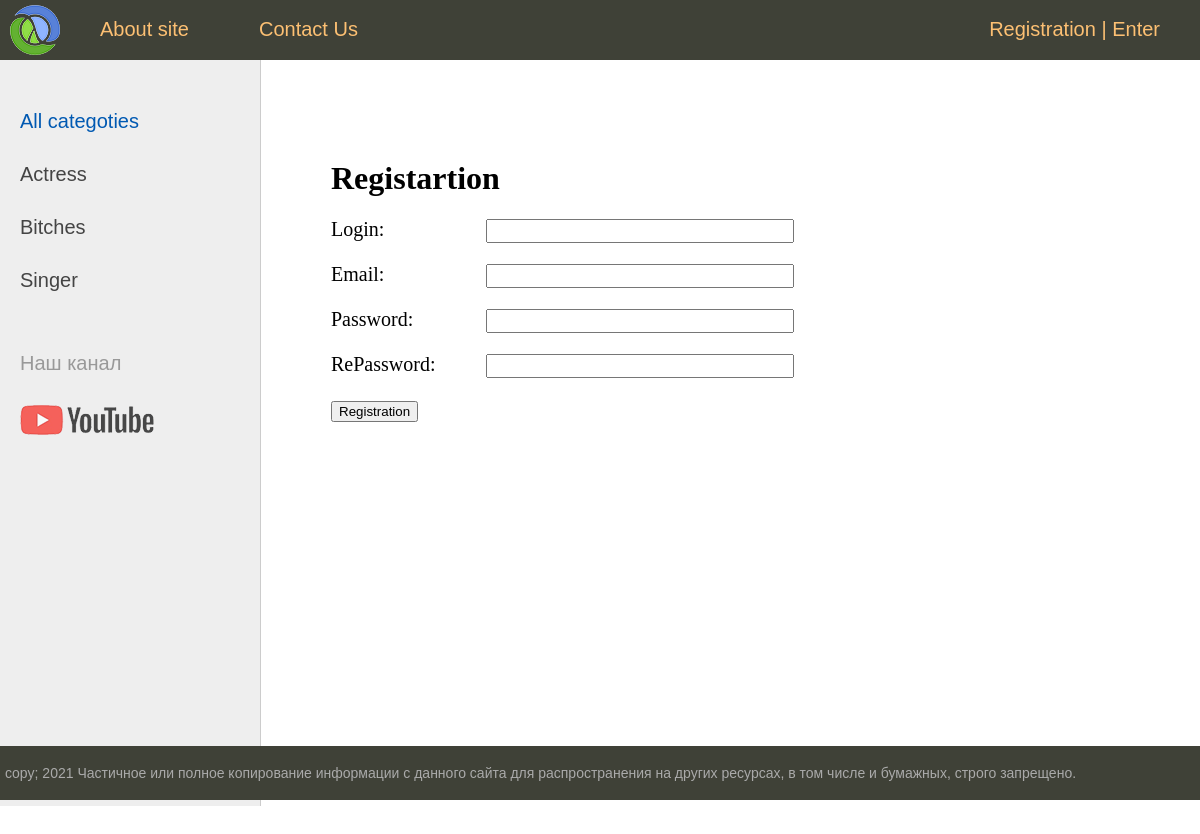
/register/, run on an earlier commit of the app's database.
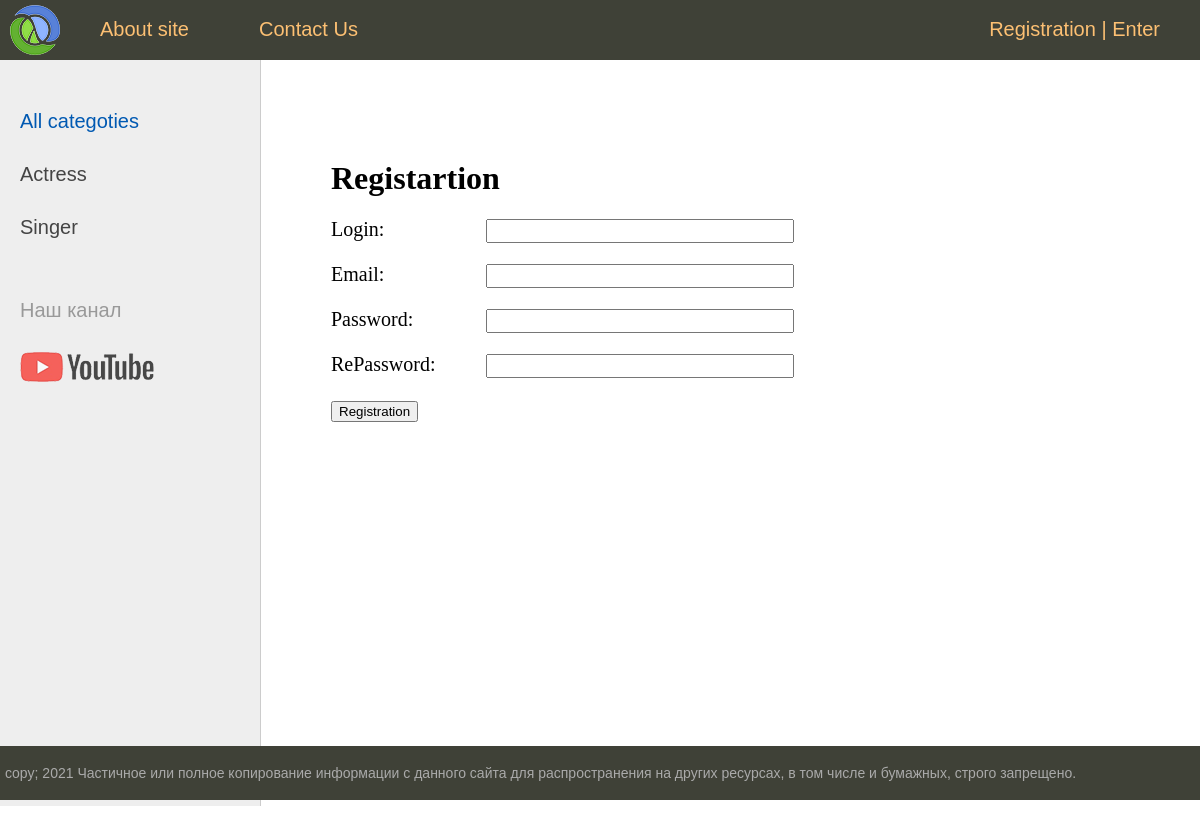
And on a later commit of the database.
### women/models.py (models this page shows)
class Category(models.Model):
    name = models.CharField(max_length=180, db_index=True)
    slug = models.SlugField(max_length=255, unique=True, db_index=True, verbose_name="URL")
    def __str__(self):
        return self.name
    def get_absolute_url(self):
        return reverse("category", kwargs={"cat_slug": self.slug})

### women/views.py (the view, shortened to what this page needs)
# urls.py: path("register/", RegisterUser.as_view(), name="register"),
class RegisterUser(DataMixin, CreateView):
    form_class = RegisterUserForm
    template_name = 'women/register.html'
    success_url = reverse_lazy('login')
    def get_context_data(self, **kwargs):
        context = super().get_context_data(**kwargs)
        c_def = self.get_user_context(title='Registartion')
        return context | c_def

### women/forms.py
class RegisterUserForm(UserCreationForm):
    username = forms.CharField(label='Login', widget=forms.TextInput(attrs={'class': 'form-input'}))
    email = forms.EmailField(label='Email', widget=forms.EmailInput(attrs={'class': 'form-input'}))
    password1 = forms.CharField(label='Password', widget=forms.PasswordInput(attrs={'class': 'form-input'}))
    password2 = forms.CharField(label='RePassword', widget=forms.PasswordInput(attrs={'class': 'form-input'}))
    class Meta:
        model = User
        fields = ('username','email', 'password1', 'password2')

### women/utils.py (called while the page is built)
    def get_user_context(self, **kwargs):
        context = kwargs
        cats = Category.objects.annotate(Count('get_posts'))
        user_menu = menu.copy()
        if not self.request.user.is_authenticated:# type: ignore
             user_menu.pop(1)
        context['menu'] = user_menu
        context['cats'] = cats
        if 'cat_selected' not in context:
            context['cat_selected'] = 0
        print("Context: ", context)
        return context

### women/templates/women/register.html (shortened to what this page needs)
{% extends "women/base.html" %}
{% block content %}
    <h1>{{ title }}</h1>
    <form method="post">
        {% for f in form %}
            <p>
                <label class="form-label" for="{{ f.id_for_label }}">{{ f.label }}:</label>
                {{ f }}
            </p>
        {% endfor %}
        <button type="submit">Registration</button>
    </form>
{% endblock content %}

### women/templates/women/base.html (shortened to what this page needs)
{% load static %}
<!DOCTYPE html>
<html lang="en">
    <head>
        <link type="text/css"
              href="{% static 'women/css/styles.css' %}"
              rel="stylesheet"/>
    </head>
    <body>
        <table class="table-page" border=0 cellpadding="0" cellspacing="0">
            <tr>
                <td valign=top>
                    {% include "women/menu.html" %}
                    <table class="table-content" border=0 cellpadding="0" cellspacing="0">
                        <tr>
                            <td valign="top" class="left-chapters">
                                <ul id="leftchapters">
                                    {% if cat_selected == 0 %}
                                        <li class="selected">All categoties</li>
                                    {% else %}
                                        <li>
                                            <a href="{% url 'home' %}">All categoties</a>
                                        </li>
                                    {% endif %}
                                    {% for c in cats %}
                                        {% if c.get_posts__count > 0 %}
                                            {% if c.pk == cat_selected %}
                                                <li class="selected">{{ c.name }}</li>
                                            {% else %}
                                                <li>
                                                    <a href="{{ c.get_absolute_url }}">{{ c.name }}</a>
                                                </li>
                                            {% endif %}
                                        {% endif %}
                                    {% endfor %}
                                    <li class="share">
                                        <p>Наш канал</p>
                                        <a class="share-yt"
                                           href="https://www.youtube.com/"
                                           target="_blank"
                                           rel="nofollow"></a>
                                    </li>
                                </ul>
                            </td>
                            <td valign="top" class="content">
                                <div class="content-text">
                                    {% block content %}
                                    {% endblock content %}
                                </div>
                            </td>
                        </tr>
                    </table>
                </td>
            </tr>
            <tr>
                <td valign=top>
                    <div id="footer">
                        <p>
                            copy; 2021 Частичное или полное копирование информации с данного сайта для распространения на
                            других ресурсах, в том числе и бумажных, строго запрещено.
                        </p>
                    </div>
                </td>
            </tr>
        </table>
    </body>
</html>

What changed in the data, as far as the page shows it:
no longer on this page (row edited): Category: name "Bitches"
